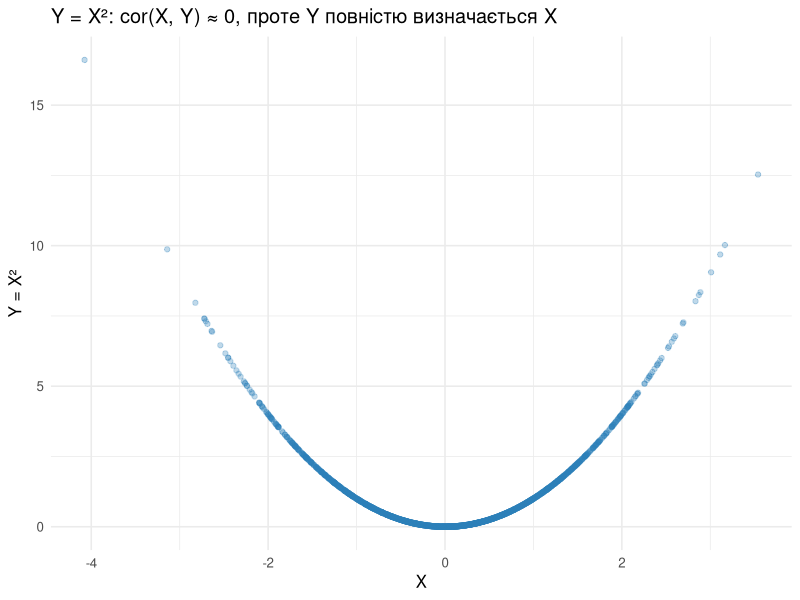
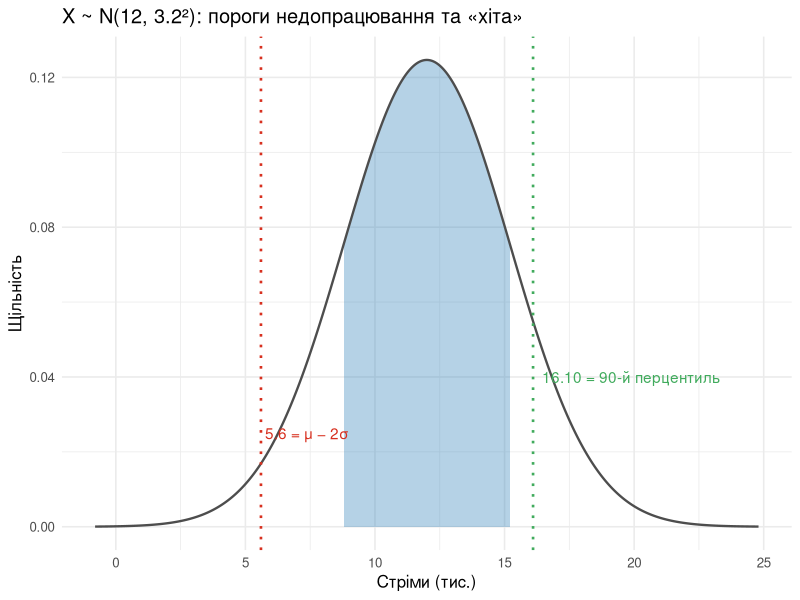
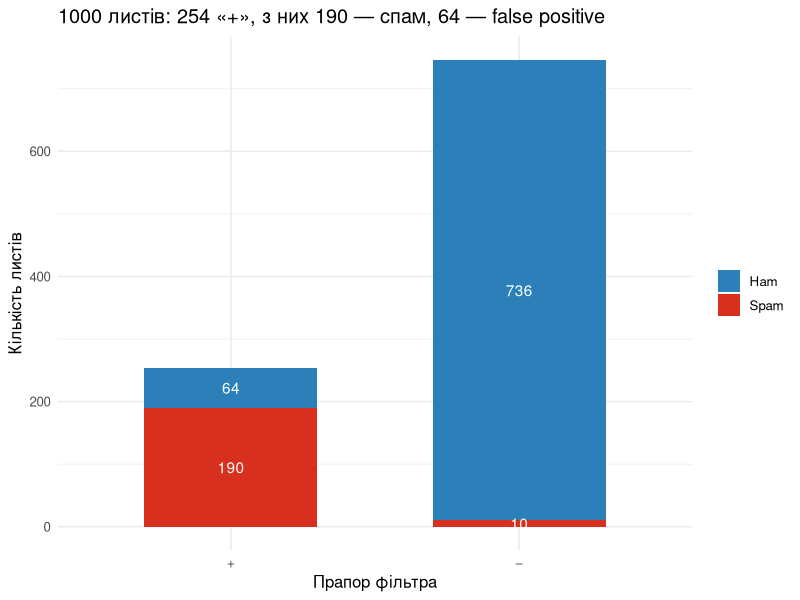
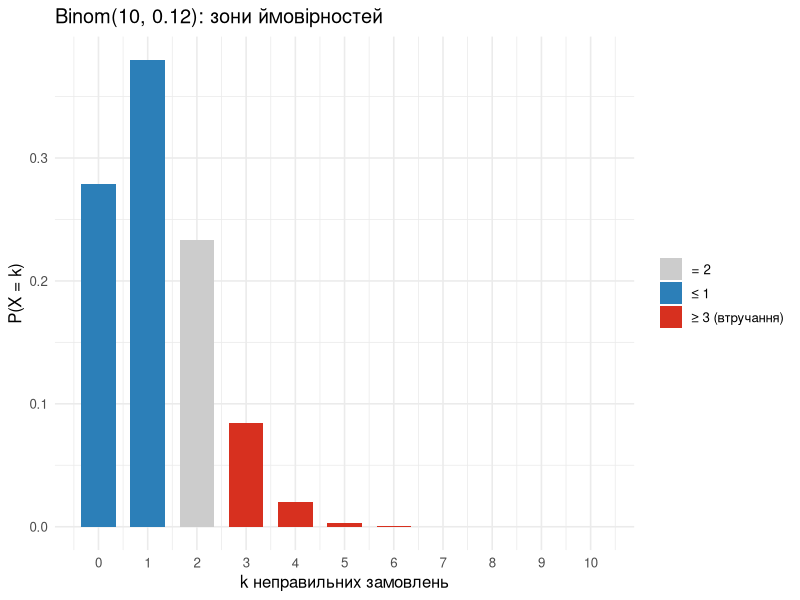
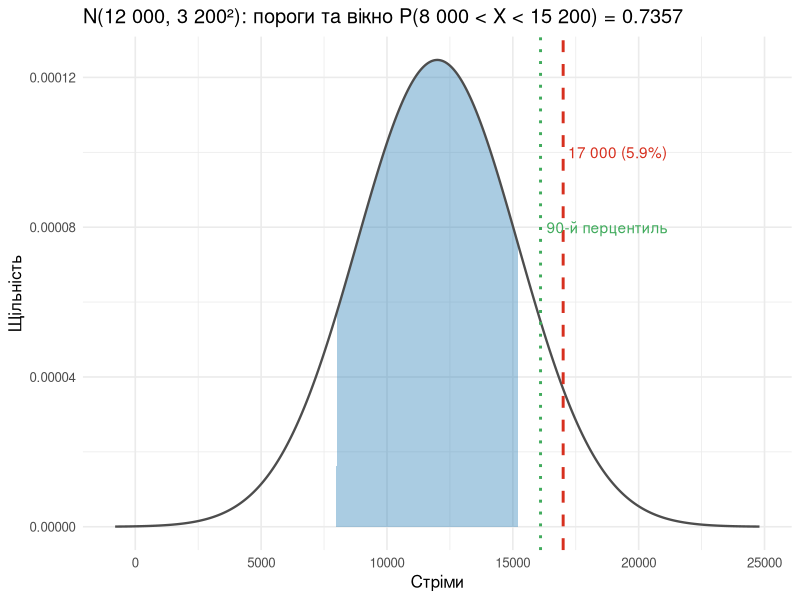
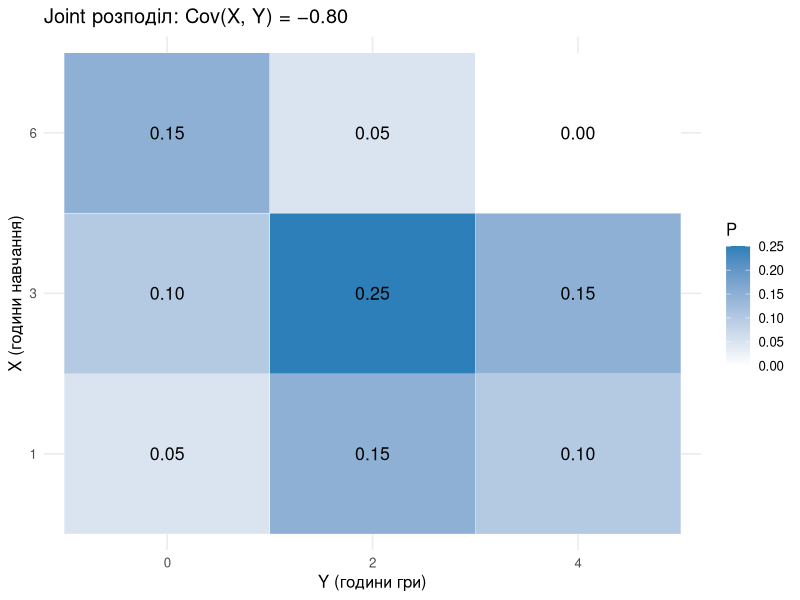
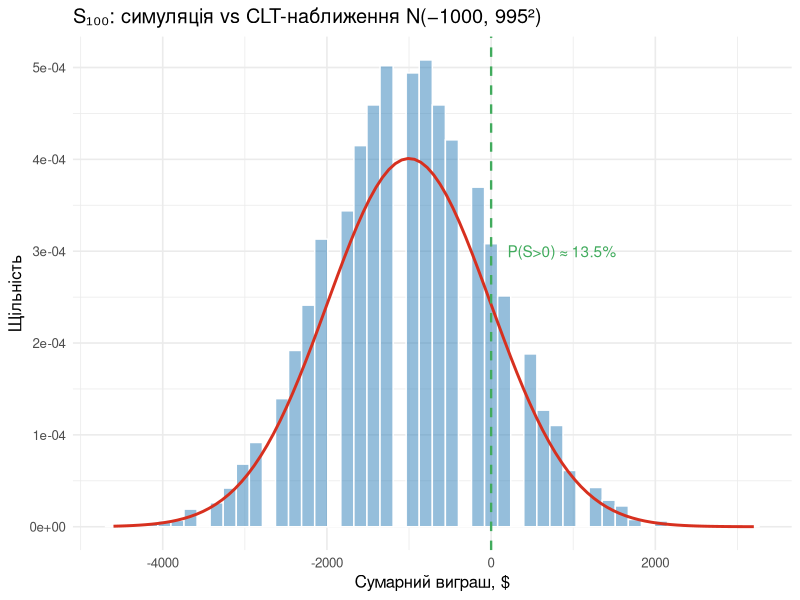
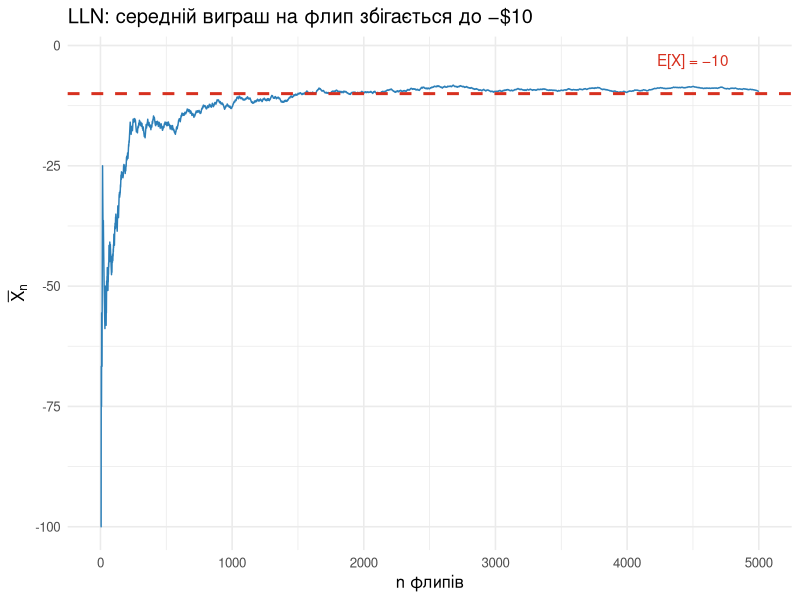

Generate these figures, in order, with R:
## ---- chunk 1
#| label: setup
#| include: false
library(tidyverse)
library(scales)

theme_set(theme_minimal(base_size = 12))

blue   <- "#2C7FB8"
red    <- "#D7301F"
green  <- "#41AB5D"
orange <- "#F0782B"
grey_d <- "grey30"
grey_l <- "grey80"
## ---- chunk 2
n <- 20; p <- 0.30
c(mean = n * p, variance = n * p * (1 - p), sd = sqrt(n * p * (1 - p)))
## ---- chunk 3
prior_h <- 0.05; prior_l <- 0.95
sens <- 0.90;    fpr  <- 0.10
p_pos <- sens * prior_h + fpr * prior_l
c(p_pos = p_pos, post_high = sens * prior_h / p_pos)
## ---- chunk 4
#| fig-width: 7
#| fig-height: 3.2

set.seed(2)
df <- tibble(x = rnorm(2000)) |> mutate(y = x^2)
cor(df$x, df$y)

df |>
  ggplot(aes(x, y)) +
  geom_point(alpha = 0.3, color = blue) +
  labs(title = "Y = X²: cor(X, Y) ≈ 0, проте Y повністю визначається X",
       x = "X", y = "Y = X²")
## ---- chunk 5
x <- 0:3; pmf <- (x + 1) / 10
tibble(x = x, p = pmf)
sum(pmf)
## ---- chunk 6
x <- 1:3; sum((x + 1) / 8)
## ---- chunk 7
integrate(function(x) 3 * x^2, 0, 1)
## ---- chunk 8
integrate(function(x) 2 * x, 0, 2)
## ---- chunk 9
x <- 1:3
k <- 1 / sum(x * (4 - x))
k
tibble(x = x, p = k * x * (4 - x))
sum(k * x * (4 - x))
## ---- chunk 10
mu <- 12; sigma <- 3.2
pnorm(15.2, mu, sigma)                      # 0.8413
pnorm(8.8,  mu, sigma)                      # 0.1587
pnorm(5.6,  mu, sigma, lower.tail = FALSE)  # 0.9772
qnorm(0.90, mu, sigma)                      # 16.10
## ---- chunk 11
#| fig-width: 7.5
#| fig-height: 3.6

xs <- seq(mu - 4*sigma, mu + 4*sigma, length.out = 600)
in_band <- tibble(x = seq(mu - sigma, mu + sigma, length.out = 200)) |>
  mutate(y = dnorm(x, mu, sigma))

ggplot(tibble(x = xs, y = dnorm(xs, mu, sigma)), aes(x, y)) +
  geom_area(data = in_band, fill = blue, alpha = 0.35) +
  geom_line(color = grey_d, linewidth = 0.8) +
  geom_vline(xintercept = c(5.6, 16.10),
             color = c(red, green), linetype = "dotted", linewidth = 0.9) +
  annotate("text", x = 5.6, y = 0.025, label = "5.6 = μ − 2σ",
           color = red, hjust = -0.05) +
  annotate("text", x = 16.10, y = 0.04, label = "16.10 = 90-й перцентиль",
           color = green, hjust = -0.05) +
  labs(title = "X ~ N(12, 3.2²): пороги недопрацювання та «хіта»",
       x = "Стріми (тис.)", y = "Щільність")
## ---- chunk 12
dbinom(0, 10, 0.12)                # 0.2785
pbinom(1, 10, 0.12)                # 0.6583
1 - pbinom(2, 10, 0.12)            # 0.1087
## ---- chunk 13
pexp(30, rate = 1/20, lower.tail = FALSE)         # 0.2231
pexp(40, rate = 1/20) - pexp(10, rate = 1/20)     # 0.4712
qexp(0.50, rate = 1/20)                           # 13.86
qexp(0.95, rate = 1/20)                           # 59.91
## ---- chunk 14
prior_s <- 0.20; prior_ns <- 0.80
sens <- 0.95;    fpr  <- 0.08
spec <- 1 - fpr
## ---- chunk 15
p_pos <- sens * prior_s + fpr * prior_ns
p_pos
## ---- chunk 16
p_s_given_pos <- sens * prior_s / p_pos
p_s_given_pos
## ---- chunk 17
c(spam = 50 * prior_s, tp = 50 * prior_s * sens)
## ---- chunk 18
#| fig-width: 7
#| fig-height: 3.6

N <- 1000
tibble(class = c("Spam", "Spam", "Ham", "Ham"),
       flag  = c("+", "−", "+", "−"),
       n     = c(N * prior_s * sens, N * prior_s * (1 - sens),
                 N * prior_ns * fpr, N * prior_ns * (1 - fpr))) |>
  ggplot(aes(flag, n, fill = class)) +
  geom_col(width = 0.6) +
  geom_text(aes(label = round(n)),
            position = position_stack(vjust = 0.5), color = "white") +
  scale_fill_manual(values = c("Spam" = red, "Ham" = blue)) +
  labs(title = "1000 листів: 254 «+», з них 190 — спам, 64 — false positive",
       x = "Прапор фільтра", y = "Кількість листів", fill = NULL)
## ---- chunk 19
r <- c(-0.40, 0.05, 0.60)
p <- c(0.50, 0.30, 0.20)
## ---- chunk 20
ER <- sum(r * p); ER
## ---- chunk 21
VarR <- sum(r^2 * p) - ER^2
c(Var = VarR, SD = sqrt(VarR))
## ---- chunk 22
EV  <- 500 * (1 + ER)
SDV <- 500 * sqrt(VarR)
c(E_V = EV, SD_V = SDV)
## ---- chunk 23
dbinom(0, 10, 0.12)
## ---- chunk 24
1 - pbinom(1, 10, 0.12)
## ---- chunk 25
1 - pbinom(2, 10, 0.12)
## ---- chunk 26
#| fig-width: 7
#| fig-height: 3.4

tibble(k = 0:10, pmf = dbinom(0:10, 10, 0.12)) |>
  mutate(zone = case_when(k <= 1 ~ "≤ 1",
                          k == 2 ~ "= 2",
                          k >= 3 ~ "≥ 3 (втручання)")) |>
  ggplot(aes(k, pmf, fill = zone)) +
  geom_col(width = 0.7) +
  scale_fill_manual(values = c("≤ 1" = blue, "= 2" = grey_l, "≥ 3 (втручання)" = red)) +
  scale_x_continuous(breaks = 0:10) +
  labs(title = "Binom(10, 0.12): зони ймовірностей",
       x = "k неправильних замовлень", y = "P(X = k)", fill = NULL)
## ---- chunk 27
1 - pnorm(17000, 12000, 3200)
## ---- chunk 28
qnorm(0.90, 12000, 3200)
## ---- chunk 29
pnorm(15200, 12000, 3200) - pnorm(8000, 12000, 3200)
## ---- chunk 30
#| fig-width: 7.5
#| fig-height: 3.6

mu_s <- 12000; sigma_s <- 3200
xs <- seq(mu_s - 4*sigma_s, mu_s + 4*sigma_s, length.out = 600)
band <- tibble(x = seq(8000, 15200, length.out = 200)) |>
  mutate(y = dnorm(x, mu_s, sigma_s))

ggplot(tibble(x = xs, y = dnorm(xs, mu_s, sigma_s)), aes(x, y)) +
  geom_area(data = band, fill = blue, alpha = 0.4) +
  geom_line(color = grey_d, linewidth = 0.8) +
  geom_vline(xintercept = 17000, color = red, linetype = "dashed", linewidth = 1) +
  geom_vline(xintercept = qnorm(0.9, mu_s, sigma_s),
             color = green, linetype = "dotted", linewidth = 1) +
  annotate("text", x = 17000, y = 1e-4, label = "17 000 (5.9%)",
           color = red, hjust = -0.05) +
  annotate("text", x = qnorm(0.9, mu_s, sigma_s), y = 8e-5, label = "90-й перцентиль",
           color = green, hjust = -0.05) +
  labs(title = "N(12 000, 3 200²): пороги та вікно P(8 000 < X < 15 200) = 0.7357",
       x = "Стріми", y = "Щільність")
## ---- chunk 31
1 - pexp(30, 1/20)
## ---- chunk 32
pexp(40, 1/20) - pexp(10, 1/20)
## ---- chunk 33
# Перевірка рівності двох ймовірностей
(1 - pexp(30, 1/20)) / (1 - pexp(20, 1/20))
1 - pexp(10, 1/20)
## ---- chunk 34
# Двозначковий приклад, де Markov точна
T_vals <- c(0, 900); T_p <- c(0.8, 0.2)
sum(T_vals * T_p)            # E[T] = 180
sum(T_p[T_vals >= 900])      # P(T >= 900) = 0.20 — рівно як Markov
## ---- chunk 35
pnorm(5.5, 5.8, 0.2)
## ---- chunk 36
qnorm(0.95, 5.8, 0.2)
## ---- chunk 37
joint <- matrix(c(0.05, 0.15, 0.10,
                  0.10, 0.25, 0.15,
                  0.15, 0.05, 0.00),
                nrow = 3, byrow = TRUE,
                dimnames = list(X = c(1, 3, 6), Y = c(0, 2, 4)))
sum(joint)  # перевірка нормування
## ---- chunk 38
px <- rowSums(joint); py <- colSums(joint)
list(px = px, py = py)
## ---- chunk 39
xs <- c(1, 3, 6); ys <- c(0, 2, 4)
EX <- sum(xs * px); EY <- sum(ys * py)
c(EX = EX, EY = EY)
## ---- chunk 40
outer(px, py) - joint  # ненульова матриця -> залежність
## ---- chunk 41
EXY <- sum(outer(xs, ys) * joint)
EXY
Cov_XY <- EXY - EX * EY
Cov_XY
## ---- chunk 42
#| fig-width: 6.5
#| fig-height: 3.2

expand_grid(X = xs, Y = ys) |>
  mutate(p = as.vector(t(joint))) |>
  ggplot(aes(factor(Y), factor(X), fill = p)) +
  geom_tile(color = "white") +
  geom_text(aes(label = scales::number(p, 0.01)), size = 4.5) +
  scale_fill_gradient(low = "white", high = blue) +
  labs(title = "Joint розподіл: Cov(X, Y) = −0.80",
       x = "Y (години гри)", y = "X (години навчання)", fill = "P")
## ---- chunk 43
S_XY <- 154 / (25 - 1); S_XY
## ---- chunk 44
r_XY <- S_XY / (1.1 * 12.5); r_XY
## ---- chunk 45
1 - pnorm(0, mean = -1000, sd = sqrt(990000))
## ---- chunk 46
set.seed(42)
sim <- replicate(20000, sum(sample(c(100, -100), 100,
                                    replace = TRUE, prob = c(0.45, 0.55))))
c(mean = mean(sim), sd = sd(sim), `P(S>0)` = mean(sim > 0))
## ---- chunk 47
#| fig-width: 7
#| fig-height: 3.6

tibble(s = sim) |>
  ggplot(aes(s)) +
  geom_histogram(aes(y = after_stat(density)),
                 bins = 50, fill = blue, alpha = 0.5, color = "white") +
  stat_function(fun = dnorm, args = list(mean = -1000, sd = 995),
                color = red, linewidth = 1) +
  geom_vline(xintercept = 0, color = green, linetype = "dashed", linewidth = 0.8) +
  annotate("text", x = 200, y = 0.0003,
           label = paste0("P(S>0) ≈ ", percent(mean(sim > 0), 0.1)),
           color = green, hjust = 0) +
  labs(title = "S₁₀₀: симуляція vs CLT-наближення N(−1000, 995²)",
       x = "Сумарний виграш, $", y = "Щільність")
## ---- chunk 48
#| fig-width: 7
#| fig-height: 3.4

set.seed(11)
draws <- sample(c(100, -100), 5000, replace = TRUE, prob = c(0.45, 0.55))
tibble(n = seq_along(draws),
       cum_mean = cumsum(draws) / seq_along(draws)) |>
  ggplot(aes(n, cum_mean)) +
  geom_line(color = blue) +
  geom_hline(yintercept = -10, color = red, linetype = "dashed", linewidth = 1) +
  annotate("text", x = 4500, y = -3, label = "E[X] = −10", color = red) +
  labs(title = "LLN: середній виграш на флип збігається до −$10",
       x = "n флипів", y = expression(bar(X)[n]))
